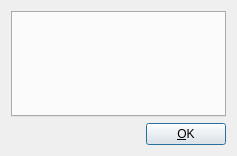
<?xml version="1.0" encoding="UTF-8"?>
<ui version="4.0">
 <class>StatisticsDlg</class>
 <widget class="QWidget" name="StatisticsDlg">
  <property name="geometry">
   <rect>
    <x>0</x>
    <y>0</y>
    <width>237</width>
    <height>156</height>
   </rect>
  </property>
  <property name="windowTitle">
   <string>Statistics</string>
  </property>
  <layout class="QVBoxLayout" name="verticalLayout_2">
   <item>
    <layout class="QVBoxLayout" name="verticalLayout">
     <item>
      <widget class="QTabWidget" name="tab_widget">
       <property name="currentIndex">
        <number>-1</number>
       </property>
      </widget>
     </item>
     <item>
      <layout class="QHBoxLayout" name="horizontalLayout">
       <item>
        <spacer name="horizontalSpacer_2">
         <property name="orientation">
          <enum>Qt::Horizontal</enum>
         </property>
         <property name="sizeHint" stdset="0">
          <size>
           <width>40</width>
           <height>20</height>
          </size>
         </property>
        </spacer>
       </item>
       <item>
        <widget class="QPushButton" name="ok_button">
         <property name="text">
          <string>&amp;OK</string>
         </property>
         <property name="autoDefault">
          <bool>true</bool>
         </property>
         <property name="default">
          <bool>true</bool>
         </property>
        </widget>
       </item>
      </layout>
     </item>
    </layout>
   </item>
  </layout>
 </widget>
 <resources/>
 <connections>
  <connection>
   <sender>ok_button</sender>
   <signal>clicked()</signal>
   <receiver>StatisticsDlg</receiver>
   <slot>accept()</slot>
   <hints>
    <hint type="sourcelabel">
     <x>30</x>
     <y>137</y>
    </hint>
    <hint type="destinationlabel">
     <x>118</x>
     <y>77</y>
    </hint>
   </hints>
  </connection>
  <connection>
   <sender>tab_widget</sender>
   <signal>currentChanged(int)</signal>
   <receiver>StatisticsDlg</receiver>
   <slot>display_page()</slot>
   <hints>
    <hint type="sourcelabel">
     <x>118</x>
     <y>62</y>
    </hint>
    <hint type="destinationlabel">
     <x>118</x>
     <y>77</y>
    </hint>
   </hints>
  </connection>
 </connections>
</ui>
